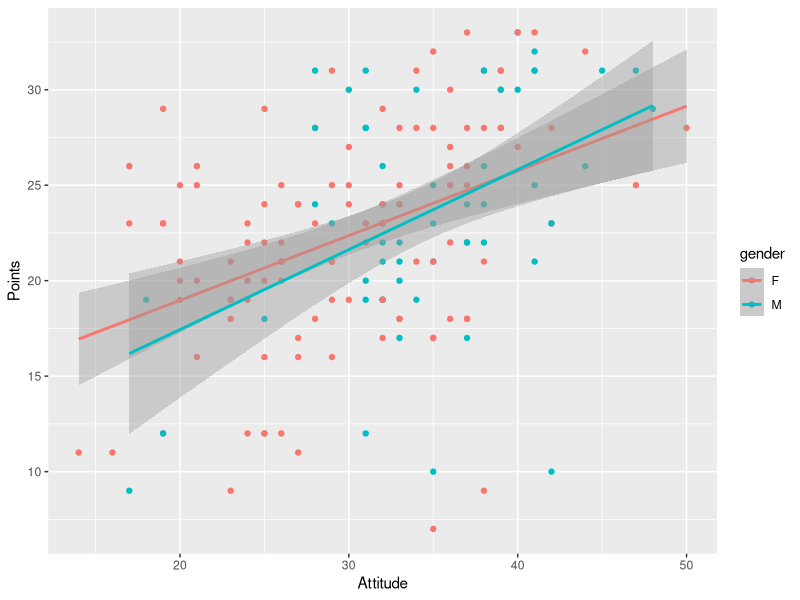
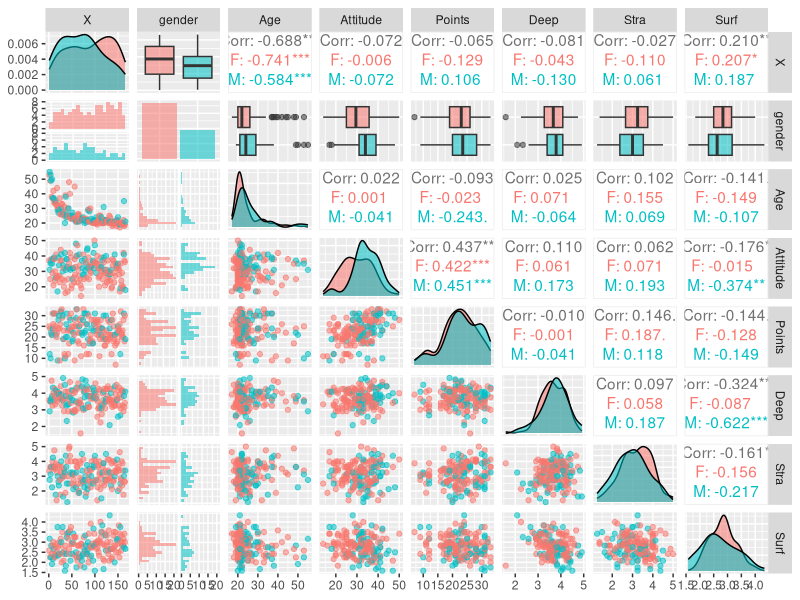
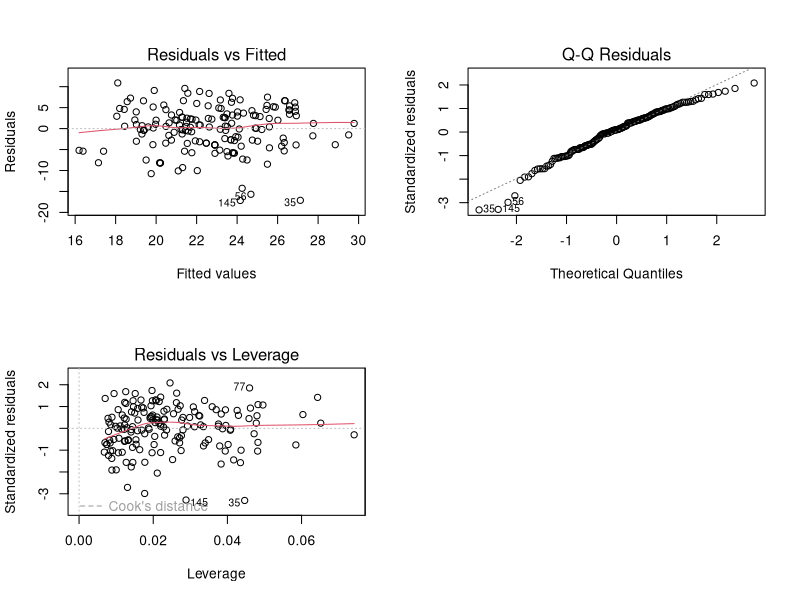

Write R code to recreate these figures, in order.
## ---- chunk 1
data <- read.csv("learing_2019.csv")

#Summary
summary(data)

#Access ggplot and GGally
library(ggplot2)

library(GGally)


#Creating graphics
p1 <- ggplot(data, aes(x = Attitude, y = Points, col = gender))

#and fitting linear model
p2 <- p1 + geom_point() + geom_smooth(method = "lm")
p2
## ---- chunk 2
#Correlations

p <- ggpairs(data, mapping = aes(col = gender, alpha = 0.3), lower = list(combo = wrap("facethist", bins = 20)))
p
     
## Regression model with multible explanatory variables
my_model <- lm(Points ~ Attitude + Stra + Surf, data = data)

# Summary of the model
summary(my_model)

## ---- chunk 3
# drawing diagnostic plots using the plot() function. Residuals vs Fitted values, Normal QQ-plot and Residuals vs Leverage.

par(mfrow = c(2,2))
plot(my_model, which = c(1,2,5))

